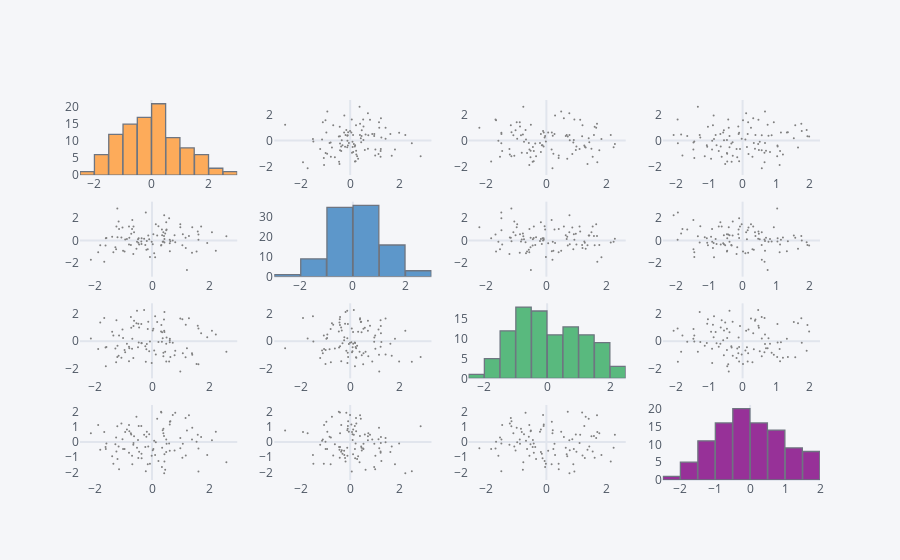

Here is the notebook cell this chart was saved with:
### Markdown cell above
## scatter_matrix()

Similar to sns.pairplot()

### Code cell
df.scatter_matrix()
